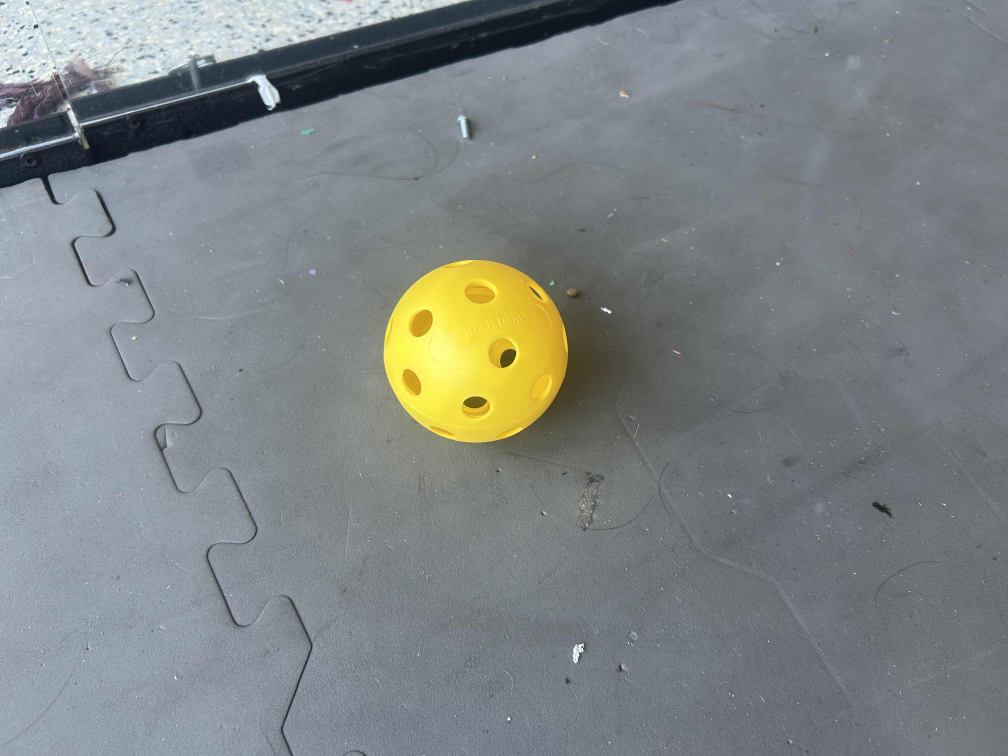
#> input picture Pics/DiscordExamples/sample1.jpg, 4032 x 3024 px (shown at 1/4 size)
$ python pollenHoughCircle.py ../../Pics/DiscordExamples/sample1.jpg
#> lines starting #> are read from the running program, lines starting #| are printed output that depends on the picture; after the words box and inside, x2 and y2 are one past the last pixel; in counts of white or black regions, pixels touching at a corner belong together; long printed decimals are rounded
import cv2
import numpy as np
import sys

LOWER_YELLOW = np.array([15, 70, 100])
UPPER_YELLOW = np.array([42, 255, 255])

MIN_RADIUS = 10
MAX_RADIUS = 110
MIN_FILL_RATIO = 0.5  # fraction of circle area that must be yellow mask

# All of the numbers above (the blur size, the morphology kernel sizes, and
# especially MIN_RADIUS/MAX_RADIUS) were tuned by looking at the training
# photos, which are all 640 pixels wide. But a camera phone (like the ones
# used for the DiscordExamples photos) can take pictures that are 4032
# pixels wide - over 6 times bigger! At that size a pollen ball isn't 10-110
# pixels across anymore, it's 60-700+ pixels across, so MAX_RADIUS throws
# every real ball away and the whole detector comes up empty (or worse,
# latches onto some small unrelated yellow speck instead). Rather than
# retuning every constant for every possible camera resolution, we instead
# shrink any incoming image down to this same 640-pixel width before doing
# any detection work. That way the pollen balls always appear at roughly
# the same pixel size they did in the training photos, and all the tuned
# constants above keep working no matter what resolution the camera feed
# actually is.
DETECTION_WIDTH = 640


def _shrink_for_detection(image):
    # Resize the image down (never up) so its width matches DETECTION_WIDTH,
    # keeping the height proportional so nothing gets stretched or squished.
    # Returns the resized image plus the "scale" number used to do it, so the
    # caller can later multiply detected coordinates by 1/scale to translate
    # them back into the original, full-size image's coordinate system.
    height, width = image.shape[:2]
    scale = DETECTION_WIDTH / width
    if scale >= 1.0:
        # The image is already no wider than our detection resolution (this
        # is normally true for the original training/testing photos), so
        # there's nothing to shrink - use it as-is.
        return image, 1.0

    new_size = (DETECTION_WIDTH, int(round(height * scale)))
    # INTER_AREA is the interpolation method OpenCV recommends specifically
    # for shrinking images - it averages together the pixels being merged,
    # which looks much cleaner than other methods when making an image
    # smaller.
    small = cv2.resize(image, new_size, interpolation=cv2.INTER_AREA)
    return small, scale


def _build_mask(image):
    # This function's job is to turn a normal color photo into a black-and-white
    # "mask" image, where every pixel that looks like pollen-yellow is painted
    # white (255) and every other pixel is painted black (0). Think of it like
    # tracing over the picture with a yellow highlighter, but only a computer's
    # idea of "yellow."
    #
    # Step 1: Colors in a normal image are stored as BGR (blue, green, red)
    # amounts, which is a bad format for picking out "yellow" because yellow-ish
    # colors can have wildly different BGR numbers depending on lighting. So we
    # convert to HSV instead: Hue (what color it is, like a position on a color
    # wheel), Saturation (how vivid/pure the color is, vs. washed out gray), and
    # Value (how bright it is, vs. dark). Yellow is easy to describe in HSV: a
    # narrow range of Hue, plus "fairly vivid" and "fairly bright."
    hsv = cv2.cvtColor(image, cv2.COLOR_BGR2HSV)

    # Step 2: cv2.inRange checks every pixel and asks "is this pixel's HSV value
    # between LOWER_YELLOW and UPPER_YELLOW?" If yes, it becomes white; if no,
    # it becomes black. The LOWER/UPPER numbers at the top of the file were
    # tuned by measuring the actual yellow pollen balls in sample photos, so the
    # range is snug enough to (mostly) avoid gray floor, red walls, and shadows.
    mask = cv2.inRange(hsv, LOWER_YELLOW, UPPER_YELLOW)

    # Step 3: The pollen balls are wiffle-ball-like spheres with lots of holes
    # in them, so the raw mask looks like white circles full of little black
    # holes (wherever a hole in the ball shows background instead of yellow
    # plastic). A "closing" operation (dilate, then erode) is a standard image-
    # processing trick that fills in small black gaps surrounded by white,
    # without changing the overall size/shape much. Here it patches over the
    # holes so each ball becomes one solid white blob instead of Swiss cheese.
    kernel = cv2.getStructuringElement(cv2.MORPH_ELLIPSE, (15, 15))
    mask = cv2.morphologyEx(mask, cv2.MORPH_CLOSE, kernel, iterations=2)

    # Step 4: An "opening" operation (erode, then dilate) is the opposite trick
    # — it's good at erasing tiny stray white specks (noise) while leaving big
    # solid blobs alone. This cleans up any leftover one-or-two-pixel false
    # detections scattered around the image.
    small_kernel = cv2.getStructuringElement(cv2.MORPH_ELLIPSE, (5, 5))
    mask = cv2.morphologyEx(mask, cv2.MORPH_OPEN, small_kernel, iterations=1)

    # The result is a clean black-and-white image: solid white blobs roughly
    # where the pollen balls are, black everywhere else.
    return mask


def _fill_ratio(mask, cx, cy, r):
    # This function answers one question: "If I draw a circle at (cx, cy) with
    # radius r, how much of that circle is actually covered by yellow pixels
    # in the mask?" It returns a fraction from 0.0 (none of the circle is
    # yellow) to 1.0 (the whole circle is yellow).
    #
    # Why do we need this? Later on, we'll use a shape-detection trick to guess
    # "here's a circle that might be a pollen ball" — but that guess could be
    # wrong (for example, a circle drawn mostly over gray floor with only a
    # sliver of yellow at the edge). This function is our sanity check: a real
    # pollen ball should be almost entirely covered by yellow, so a low fill
    # ratio is a red flag that the guessed circle probably isn't a real ball.

    h, w = mask.shape

    # Figure out the smallest rectangular box that fully contains the circle,
    # clipped so it never goes outside the actual image (you can't have a
    # pixel at x = -5 or beyond the image's width/height).
    x1, y1 = max(int(cx - r), 0), max(int(cy - r), 0)
    x2, y2 = min(int(cx + r) + 1, w), min(int(cy + r) + 1, h)
    if x2 <= x1 or y2 <= y1:
        # The circle is completely off-screen — there's nothing to measure.
        return 0.0

    # Draw a fresh, solid white circle (matching the requested center/radius)
    # onto a small blank black canvas the size of that bounding box. This
    # gives us a "perfect circle" template to compare against the real mask.
    circle_mask = np.zeros((y2 - y1, x2 - x1), dtype=np.uint8)
    cv2.circle(circle_mask, (int(cx) - x1, int(cy) - y1), int(r), 255, -1)

    # Grab the matching little rectangle out of the real yellow mask.
    region = mask[y1:y2, x1:x2]

    circle_area = cv2.countNonZero(circle_mask)
    if circle_area == 0:
        return 0.0

    # bitwise_and keeps a pixel white only if it's white in BOTH images — i.e.,
    # both inside our perfect circle AND yellow in the real mask. Counting
    # those pixels and dividing by the circle's total area gives the fraction
    # of the circle that's actually yellow.
    overlap = cv2.countNonZero(cv2.bitwise_and(region, circle_mask))
    return overlap / circle_area


def _detect_balls(image):
    # This is the "brain" of the whole program. It takes a color photo and
    # returns a list of every pollen ball it thinks it found, where each ball
    # is described as (center_x, center_y, radius, confidence). It also
    # returns the yellow mask, in case the caller wants it too.

    # Shrink the photo down to our standard detection resolution first (see
    # the big comment on DETECTION_WIDTH above for why). "scale" tells us how
    # much smaller the working copy is than the original - for example, a
    # scale of 0.5 means the working copy is half the size, so a ball found
    # at radius 20 in the working copy is really radius 40 in the original.
    detection_image, scale = _shrink_for_detection(image)

    mask = _build_mask(detection_image)

    # Slightly blur the mask before circle-detection. This smooths out jagged,
    # noisy edges (like the bumpy outline left by the ball's holes) so the
    # circle-finding algorithm below sees cleaner, rounder shapes instead of
    # getting confused by every little bump.
    blurred = cv2.GaussianBlur(mask, (9, 9), 2)

    # cv2.HoughCircles implements a classic algorithm called the "Hough
    # Circle Transform." The intuition: for every "edge" pixel in the image
    # (a place where black meets white), imagine every possible circle of
    # every possible radius that could pass through that point, and cast a
    # "vote" for each one. After every edge pixel has voted, look for the
    # (center, radius) combinations that received a LOT of votes — those are
    # very likely to be real circles, because lots of different edge points
    # agreed that a circle belongs there. This is powerful because it can
    # find circles even when they're overlapping or partly hidden behind
    # something else, as long as enough of the curve is visible.
    #   dp=1.5      -> how detailed the internal "voting grid" is (a tradeoff
    #                  between accuracy and speed)
    #   minDist     -> circles whose centers are closer together than this are
    #                  treated as one candidate, to avoid a flood of near-
    #                  duplicate detections on the same ball
    #   param1      -> an edge-detection sensitivity setting used internally
    #   param2      -> the "how many votes does a circle need to count"
    #                  threshold; smaller finds more circles (but more false
    #                  alarms), bigger finds fewer (but misses faint ones)
    #   minRadius/maxRadius -> only look for circles in this size range, since
    #                  we already know roughly how big a pollen ball can look
    circles = cv2.HoughCircles(
        blurred, cv2.HOUGH_GRADIENT, dp=1.5, minDist=MIN_RADIUS * 2,
        param1=100, param2=33, minRadius=MIN_RADIUS, maxRadius=MAX_RADIUS,
    )

    # HoughCircles is good but not perfect — it can occasionally propose a
    # circle that doesn't actually sit on a real yellow blob (for example, a
    # circle straddling the boundary between a ball and the floor). So we
    # double-check every candidate with _fill_ratio and throw out any circle
    # that isn't "mostly yellow inside."
    balls = []
    if circles is not None:
        for cx, cy, r in circles[0]:
            ratio = _fill_ratio(mask, cx, cy, r)
            if ratio >= MIN_FILL_RATIO:
                balls.append((float(cx), float(cy), float(r), ratio))

    # It's common for HoughCircles to report the SAME physical ball more than
    # once, as several slightly different (center, radius) guesses that all
    # overlap each other. We need to collapse those duplicates down to one
    # detection per real ball, while being careful NOT to throw away two
    # different balls that happen to be touching/overlapping each other in
    # the photo (which also produces circles with nearby centers!).
    #
    # The trick: sort candidates from biggest radius to smallest, and then go
    # through them one at a time, keeping a candidate only if its center is
    # NOT too close to a circle we've already kept. "Too close" is measured
    # relative to the two circles' radii (dist < 0.4 * (r1 + r2)) rather than
    # a fixed pixel distance, because bigger balls in the photo naturally
    # produce bigger circles with more legroom between their edges, while
    # small balls need a tighter distance check. The 0.4 cutoff was tuned by
    # testing: true duplicates of the same ball tend to land much closer
    # together than that (ratio around 0.2), while two real, different balls
    # that are partially stacked in the photo tend to land farther apart
    # (ratio around 0.44 or more) — so 0.4 sits in the gap between them.
    balls.sort(key=lambda b: b[2], reverse=True)
    kept = []
    for cx, cy, r, ratio in balls:
        overlaps = False
        for kcx, kcy, kr, _ in kept:
            dist = np.hypot(cx - kcx, cy - kcy)
            if dist < 0.4 * (r + kr):
                overlaps = True
                break
        if not overlaps:
            kept.append((cx, cy, r, ratio))

    # Put the biggest (most likely closest/most prominent) ball first, since
    # runPipeline() below treats the first entry as "the main target."
    kept.sort(key=lambda b: b[2], reverse=True)

    # Everything above was measured on the shrunken working copy, but the
    # caller needs coordinates that line up with the original, full-size
    # image (so the circles get drawn in the right place and the reported
    # positions make sense). Dividing by "scale" undoes the shrinking: if the
    # working copy was half-size (scale 0.5), multiplying its coordinates by
    # 1/0.5 = 2 converts them back to full-size coordinates.
    inverse_scale = 1.0 / scale
    kept = [
        (cx * inverse_scale, cy * inverse_scale, r * inverse_scale, ratio)
        for cx, cy, r, ratio in kept
    ]

    return kept, mask


def runPipeline(image, llrobot):
    # This is the function a Limelight camera actually calls, once per video
    # frame, when this file is loaded as a "snapscript." Limelight expects it
    # to have exactly this shape: take in an image (and a scratch array called
    # llrobot, which we don't use here) and hand back three things:
    #   1. largestContour - an outline (a list of corner points) marking the
    #      single most important detected object, which Limelight can use for
    #      some of its built-in targeting math.
    #   2. image - the same image, optionally drawn on, which shows up on the
    #      Limelight's web dashboard so a human can see what the camera sees.
    #   3. llpython - a small array of plain numbers that gets sent back to
    #      the robot code, so the robot's program can react to what the camera
    #      found (e.g. "there are 3 balls, and the closest one is over here").

    balls, mask = _detect_balls(image)

    # Default values to return if no pollen balls were found at all: an empty
    # contour, and an llpython array that's all zeros (so robot code can check
    # "is llpython[0] > 0?" to know whether anything was detected).
    largestContour = np.array([])
    llpython = [0.0] * 9

    if balls:
        # balls[0] is the biggest detected ball (the list was sorted by size
        # in _detect_balls), which we treat as the "main" target.
        cx, cy, r, ratio = balls[0]

        # Build a simple square bounding box around that ball's circle and
        # hand it back as the "largestContour." A contour is normally a list
        # of points that trace an object's outline; here we approximate the
        # ball with the four corners of its bounding square, which is a good
        # enough stand-in for Limelight's targeting calculations. Note the
        # unusual nested-list shape ([[x, y]] instead of [x, y]) — that's just
        # the exact array shape OpenCV expects a contour to be in.
        largestContour = np.array(
            [[[int(cx - r), int(cy - r)]], [[int(cx + r), int(cy - r)]],
             [[int(cx + r), int(cy + r)]], [[int(cx - r), int(cy + r)]]]
        )

        # Fill in the numbers we're sending back to the robot: how many balls
        # were found in total, plus the biggest one's x position, y position,
        # and radius (all in pixel coordinates). Slots 4-8 are left as 0 —
        # they're just reserved space in case a future version wants to
        # report more balls, or more details, without changing the array size.
        llpython[0] = float(len(balls))
        llpython[1] = cx
        llpython[2] = cy
        llpython[3] = r

    # Draw a visible marker on EVERY detected ball (not just the biggest one),
    # so a human looking at the Limelight dashboard can see all of them: a
    # thick red circle around the ball's outline, plus a small solid blue dot
    # right at its center point.
    for cx, cy, r, ratio in balls:
        cv2.circle(image, (int(round(cx)), int(round(cy))), int(round(r)), (0, 0, 255), 3)
        cv2.circle(image, (int(round(cx)), int(round(cy))), 3, (255, 0, 0), -1)

    return largestContour, image, llpython


if __name__ == "__main__":
    # This block only runs when you execute this file directly from the
    # command line (like `python pollenPipeline.py somepicture.jpg`) — it does
    # NOT run when a Limelight camera imports this file and calls
    # runPipeline() itself. It exists purely so a human can quickly test the
    # detector on a single saved photo and see the result pop up on screen,
    # without needing an actual Limelight camera hooked up.

    if len(sys.argv) < 2:
        print("Usage: python pollenPipeline.py <image_path>")
        sys.exit(1)

    image_path = sys.argv[1]
    image = cv2.imread(image_path)
#> image is the input picture: shape (3024, 4032, 3); mean B, G, R 132.9, 132, 127.2
    if image is None:
        print(f"Could not read image: {image_path}")
        sys.exit(1)

    largestContour, outImage, llpython = runPipeline(image, [])
#> in _shrink_for_detection, `small = cv2.resize(image, new_size, interpolation=cv2.INTER_AREA)`:
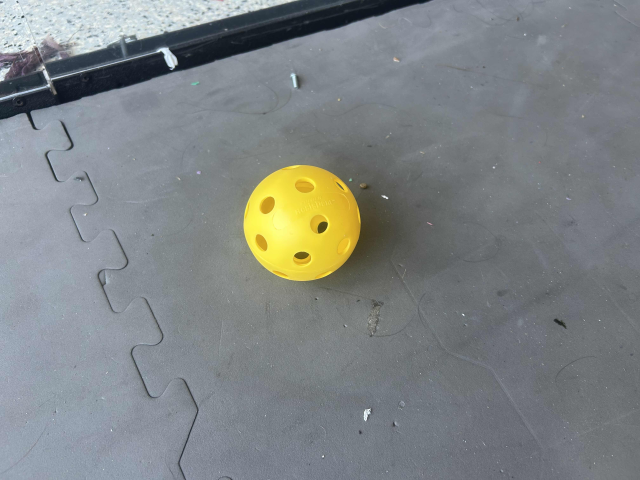
#> small: shape (480, 640, 3); mean B, G, R 132.9, 132, 127.2
#> in _detect_balls, `detection_image, scale = _shrink_for_detection(image)`: scale = 0.159
#> in _build_mask, `mask = cv2.inRange(hsv, LOWER_YELLOW, UPPER_YELLOW)`:
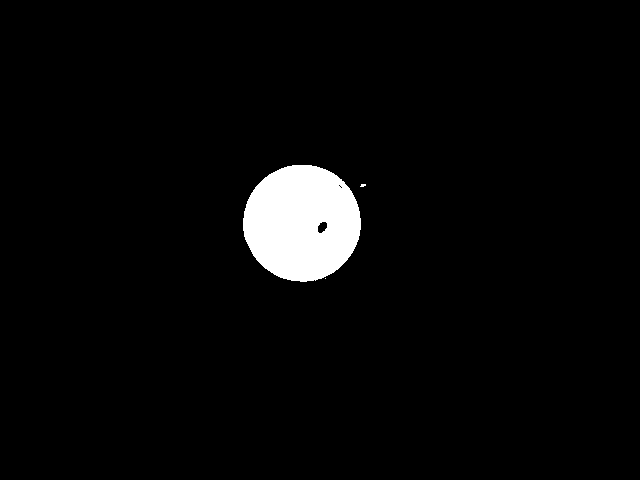
#> mask: shape (480, 640); 3.5% white; 3 white regions (2 under 20 px), largest, box (x1, y1, x2, y2) and area: (243, 165, 361, 282) 10714
#> in _detect_balls, `circles = cv2.HoughCircles( blurred, cv2.HOUGH_GRADIENT, dp=1.5, minDi..`: circles = [[302.2, 224.2, 57.55], [314.2, 204.8, 80.05], [284.2, 213.8, 40]]
#> the loop in _detect_balls, `for cx, cy, r in circles[0]:` made 3 passes
#> (cx, cy, r, x1 in _fill_ratio, y1 in _fill_ratio, x2 in _fill_ratio, y2 in _fill_ratio, circle_area in _fill_ratio) on passes 1 to 3: (302.2, 224.2, 57.55, 244, 166, 360, 282, 10189), (314.2, 204.8, 80.05, 234, 124, 395, 285, 20081), (284.2, 213.8, 40, 244, 173, 325, 254, 5025)
#> pass 1, in _fill_ratio, `region = mask[y1:y2, x1:x2]`:
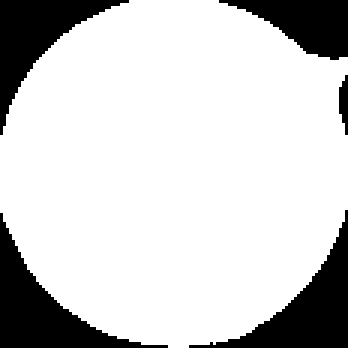
#> region: shape (116, 116) (shown 3 times larger); 80.7% white; 5 black regions, box (x1, y1, x2, y2) and area: (0, 71, 56, 116) 735, (63, 70, 116, 116) 711, (0, 0, 43, 45) 634, (73, 0, 116, 20) 474, (113, 25, 116, 45) 43
#> pass 2, in _fill_ratio (call 2), `region = mask[y1:y2, x1:x2]`:
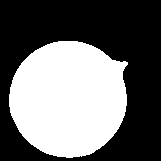
#> region: shape (161, 161); 42.1% white; 1 white region, box (x1, y1, x2, y2) and area: (9, 41, 128, 158) 10911
#> pass 3, in _fill_ratio (call 3), `region = mask[y1:y2, x1:x2]`:
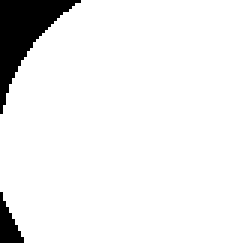
#> region: shape (81, 81) (shown 3 times larger); 93% white; 2 black regions, box (x1, y1, x2, y2) and area: (0, 0, 27, 38) 386, (0, 64, 8, 81) 73
#> after the loop in _detect_balls, `for cx, cy, r in circles[0]:`: balls = [(302.2, 224.2, 57.55, 1), (314.2, 204.8, 80.05, 0.542), (284.2, 213.8, 40, 0.993)]
#> the loop in _detect_balls, `for cx, cy, r, ratio in balls:` made 3 passes
#> after the loop in _detect_balls, `for cx, cy, r, ratio in balls:`: kept = [(314.2, 204.8, 80.05, 0.542)]
#> in _detect_balls, `inverse_scale = 1.0 / scale`: inverse_scale = 6.3
#> in _detect_balls, `kept = [ (cx * inverse_scale, cy * inverse_scale, r * inverse_scale, r..`: kept = [(1979.8, 1289.9, 504.3, 0.542)]
#> in runPipeline, `cx, cy, r, ratio = balls[0]`: cx = 1979.8; cy = 1289.9; r = 504.3; ratio = 0.542
#> in runPipeline, `largestContour = np.array( [[[int(cx - r), int(cy - r)]], [[int(cx + r..`: largestContour = [[1475, 785], [2484, 785], [2484, 1794], [1475, 1794]]
#> the loop in runPipeline, `for cx, cy, r, ratio in balls:` made 1 pass
#> llpython = [1, 1979.8, 1289.9, 504.3, 0, 0, 0, 0, 0]
    print("llpython:", llpython)
#| llpython: [1.0, 1979.775, 1289.925, 504.315, 0.0, 0.0, 0.0, 0.0, 0.0]

    cv2.imshow("Pollen Detection", outImage)
    cv2.waitKey(0)
    cv2.destroyAllWindows()
